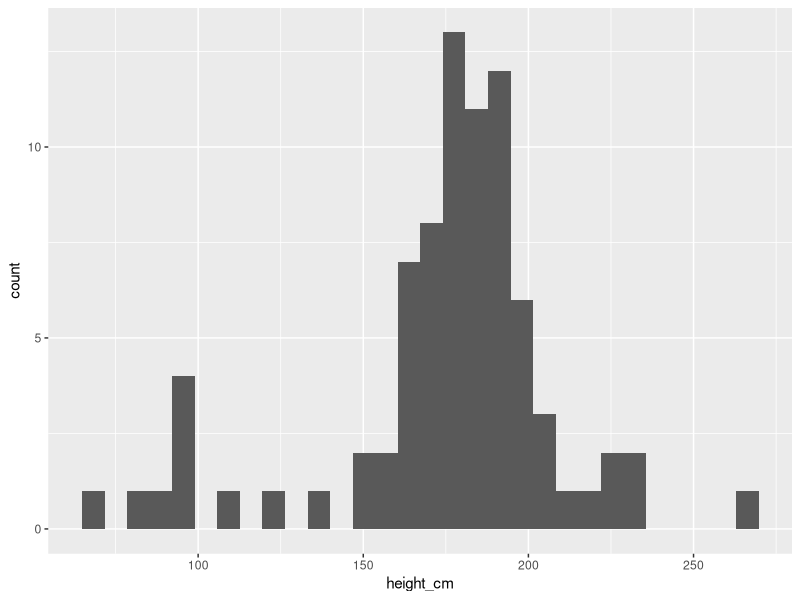
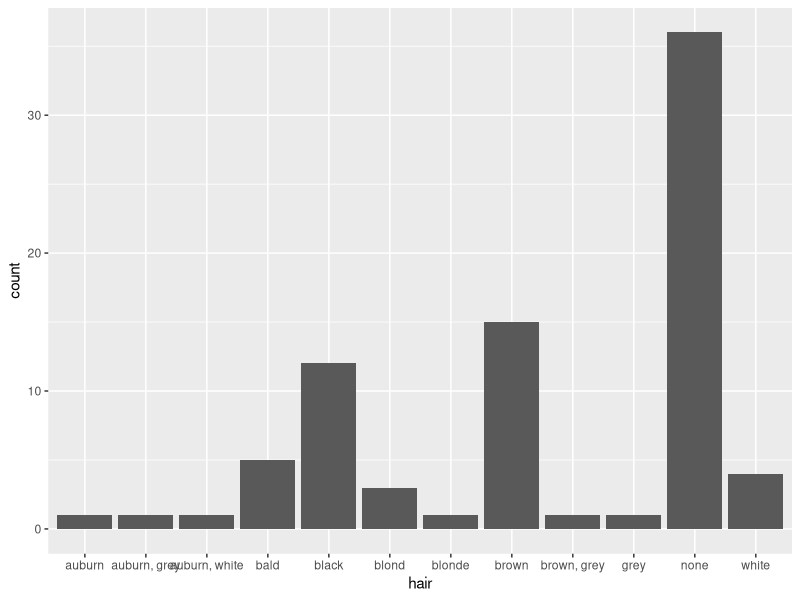
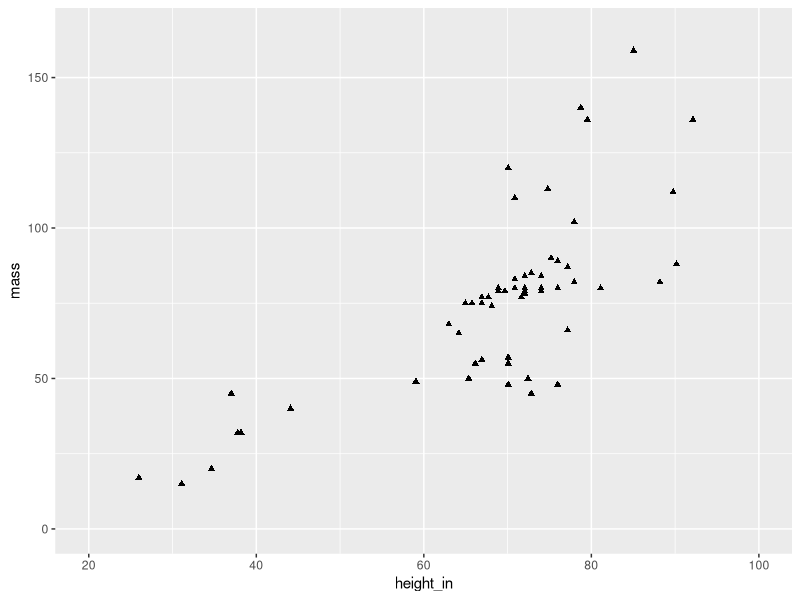

Source code (R) for these figures, in order:
library(tidyverse)

## Create your goal tibble to replicate

# # Run this line to see what your end product should look like
# sw.wrangled.goal <- read_csv("data/sw-wrangled.csv") %>% 
#   mutate(across(c(hair, gender, species, homeworld), factor)) # this is a quick-and-dirty fix to account for odd importing behavior
# 
# # View in console
# sw.wrangled.goal 
# 
# # Examine the structure of the df and take note of data types
# # Look closely at factors (you may need another function to do so) to see their levels
# str(sw.wrangled.goal) 
# 
# 
# 
# ## Use the built-in starwars dataset to replicate the tibble above in a tbl called sw.wrangled
# # If you get stuck, use comments to "hold space" for where you know code needs to go to achieve a goal you're not sure how to execute
# sw.wranged <- starwars # %>% ...
# 
# 
# 
# ## Check that your sw.wrangled df is identical to the goal df
# # Use any returned information about mismatches to adjust your code as needed
# all.equal(sw.wrangled.goal, sw.wrangled.goal)


sw.wrangled <- starwars %>% 
  # Select only needed columns & rename height (to height_cm) and hair_color (to hair)
  select(name, height_cm = height, mass, hair = hair_color, gender, species, homeworld) %>% 
  # Filter out any rows where height data is missing
  filter(!is.na(height_cm)) %>% 
  # Break names into two columns (first_name, last_name); use first space " " as delimiter
  ## too_many="merge": if more than one delim (space) is found, merge everything after the space into the second column
  ## too_few="align_start": if less than one delim is found, treat the name like a first name and make last_name NA
  ## notice where in the column order the new columns appear vs if you did this with a mutate 
  separate_wider_delim(name, delim=" ", names = c("first_name", "last_name"), too_many="merge", too_few = "align_start") %>% 
  # Change categorical variables to factors
  mutate(
    ## for the 2 detected levels of gender (feminine, masculine) relabel (i.e., rename/replace those values) with f & m
    gender = factor(gender, levels = c("feminine", "masculine"), labels = c("f", "m")),
    ## convert character values in species to all upper case before creating factor levels
    species = factor(str_to_upper(species)),
    homeworld = factor(homeworld)) %>% 
  # create a second height column by converting cm to inches
  mutate(height_in = height_cm*.3937) %>% 
  # where there is no value in hair, use value "bald"
  mutate(hair = factor(replace_na(hair, "bald"))) %>% 
  # create a logical variable that returns true if "brown" is anywhere in the string value for hair 
  mutate(brown_hair = str_detect(hair, "brown")) %>% 
  # create an initials column by concatenating the first characters of the first and last name
  ## str_sub(colname, 1, 1) -- the '1,1' bit means the first character to include is the one in position 1
  ## and the last is in position 1 (so just the first character)
  mutate(initials = paste0(str_sub(first_name, 1, 1), str_sub(last_name, 1, 1))) %>% 
  # move the new height_in column to be immediately left of the height_cm column 
  relocate(height_in, .before = height_cm) %>% 
  # move the new initials column to be immediately right of the last_name column
  relocate(initials, .after = last_name) %>% 
  # sort by last_name and then (when last_name matches) by first_name
  arrange(last_name, first_name)

view(sw.wrangled)
#write_csv(sw.wrangled, "data/sw-wrangled.csv")

# plot 1
ggplot(data = sw.wrangled) + 
  geom_histogram(aes(x = height_cm))

# plot 2
ggplot(data = sw.wrangled) + 
  geom_histogram(aes(x = hair), stat = "count")

# plot 3
ggplot(data = sw.wrangled) + 
  geom_point(shape = 17, aes(x = height_in, y = mass)) + 
  xlim(20,100) + ylim(0,165)
